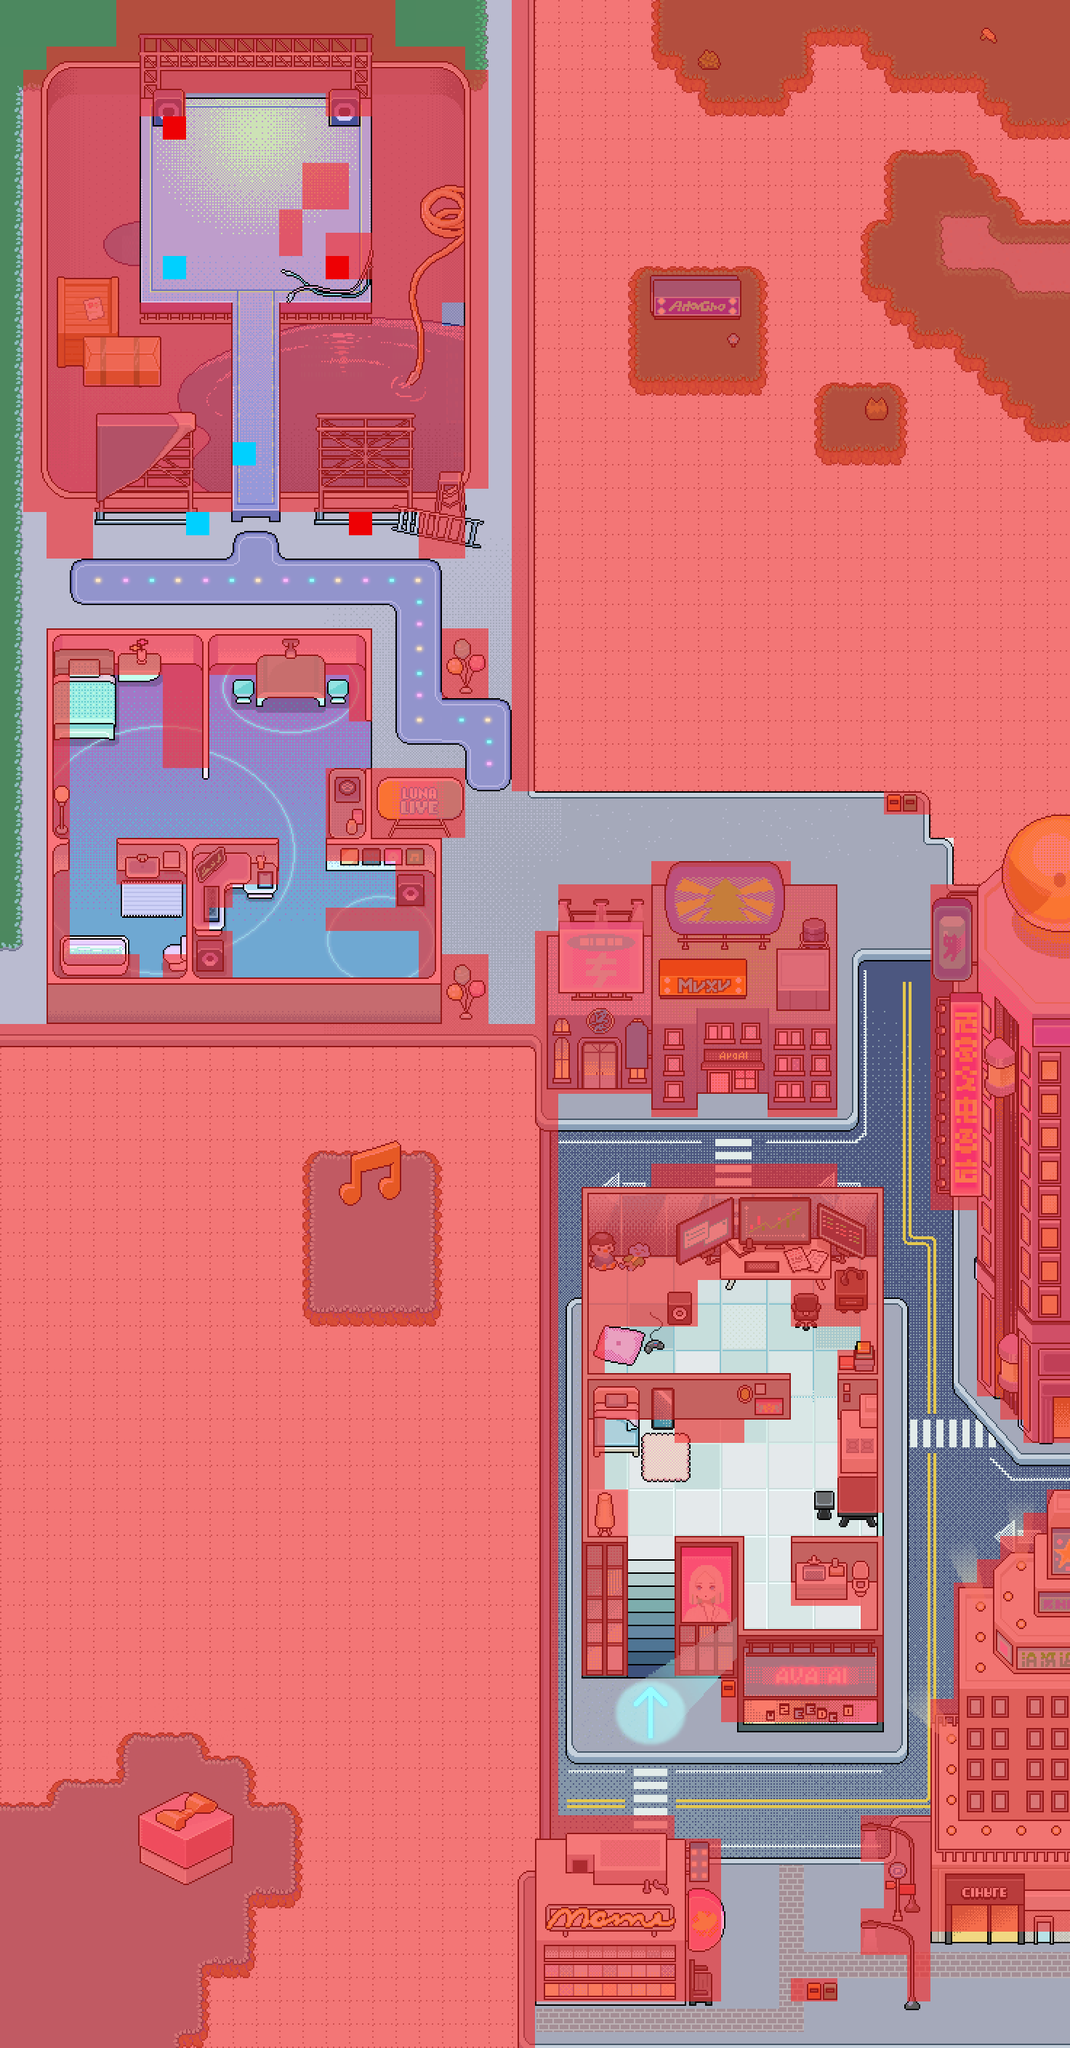

A level layout from a 2D game, rendered from its tile map. Below: a short description, then the map file with tile-grid data replaced by summaries:
An orthogonal 46x88 tile map with 32x32 px tiles, 3 tile layers (layer_1, layer_2, building), 3 tilesets and 19 objects (avaGame, avaData, avaRead, avaCook, avaEat, ...).

<map version="1.10" tiledversion="1.11.0" orientation="orthogonal" renderorder="left-up" width="46" height="88" tilewidth="32" tileheight="32" infinite="0" nextlayerid="7" nextobjectid="72">
 <editorsettings>
  <export target="map2.tmj" format="json" />
 </editorsettings>
 <tileset firstgid="1" name="block" tilewidth="32" tileheight="32" tilecount="1" columns="1">
  <image source="map/block.png" width="32" height="32" />
 </tileset>
 <tileset firstgid="2" name="map2" tilewidth="32" tileheight="32" tilecount="4048" columns="46">
  <image source="map/map2.png" width="1472" height="2816" />
 </tileset>
 <tileset firstgid="4050" name="map2_temp" tilewidth="32" tileheight="32" tilecount="4048" columns="46">
  <image source="map/map2_temp.png" width="1472" height="2816" />
 </tileset>
 <layer id="1" name="layer_1" width="46" height="88">
  <data>[4048 cells, 4048 non-empty, 4048 distinct tile ids]</data>
 </layer>
 <layer id="6" name="layer_2" width="46" height="88">
  <data>[4048 cells, 504 non-empty, 504 distinct tile ids]</data>
 </layer>
 <layer id="4" name="building" width="46" height="88">
  <data>[4048 cells, 2991 non-empty, 1 distinct tile ids]</data>
 </layer>
 <objectgroup id="5" name="object">
  <object id="46" name="avaGame" x="878.583" y="1839.6" />
  <object id="47" name="avaData" x="1041" y="1773.92" />
  <object id="48" name="avaRead" x="1135.25" y="1871.42" />
  <object id="49" name="avaCook" x="1136.67" y="1997.26" />
  <object id="50" name="avaEat" x="1135.17" y="2064.43" />
  <object id="51" name="avaSleep" x="877.667" y="1972.09" />
  <object id="52" name="avaThink" x="1134.67" y="1872.59" />
  <object id="54" name="lunaSing" x="366.617" y="333.742" />
  <object id="55" name="lunaEat" x="334.689" y="942.723" />
  <object id="56" name="lunaSleep" x="145.583" y="976.928" />
  <object id="57" name="lunaCook" x="430.416" y="1102.1" />
  <object id="58" name="lunaRead" x="336" y="1263.76" />
  <object id="62" name="lunaThink" x="526.667" y="1296" />
  <object id="66" name="lunaBuild_up_1" x="241" y="176" />
  <object id="67" name="lunaBuild_down_2" x="465" y="367" />
  <object id="68" name="avaCheck_left_1" x="241" y="367" />
  <object id="69" name="avaCheck_down_2" x="336" y="622" />
  <object id="70" name="avaCheck_up_3" x="273" y="719" />
  <object id="71" name="lunaBuild_up_3" x="496" y="718" />
 </objectgroup>
</map>